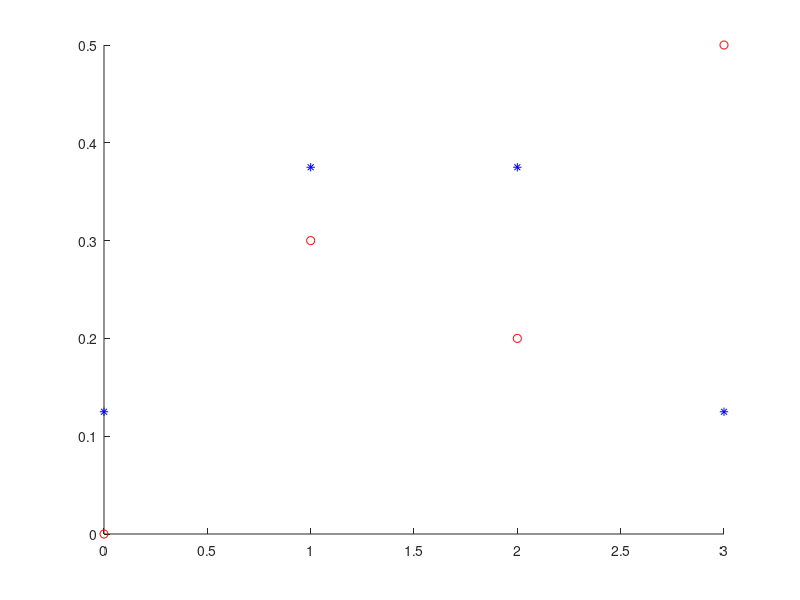
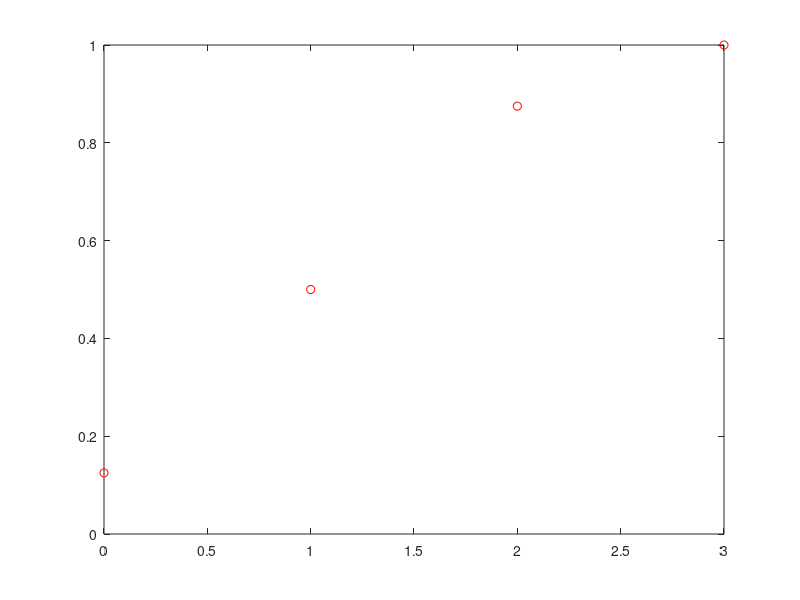
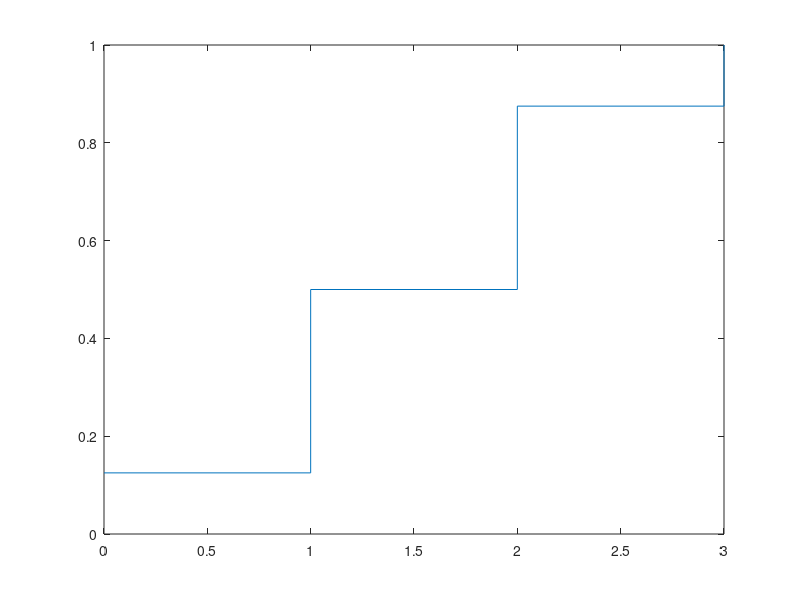

These charts were generated, in order, by the following MATLAB code:
close all;
n=3;
p = 0.5;
k = 0:n;
y = pdf('bino',k,n,p);
z = cdf('bino',k,n,p);
figure(1);
hold on;
plot(k,y,'b*');
figure(2);
plot(k,z,'ro');
figure(3);
stairs(k,z);

%c
c1 = pdf('bino',0,n,p);
c2 = 1 - pdf('bino',1,n,p);

%d
d1 = cdf('bino',2,n,p);
d2 = cdf('bino',1,n,p);

%e
e1 = 1-cdf('bino',0,n,p);
e2 = 1-cdf('bino',1,n,p);

%f
N = 10;
A = rand(3,N)
A < 0.5
x = sum( A < 0.5 )
v(1)= sum(x==0)/N
v(2)= sum(x==1)/N
v(3)= sum(x==2)/N
v(4)= sum(x==3)/N
figure(1)
plot(k,v,'ro');